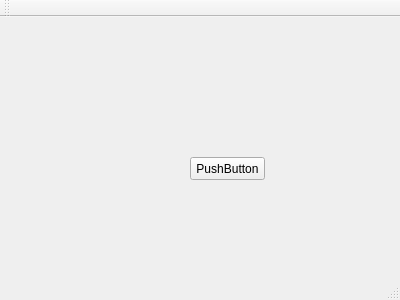
<?xml version="1.0" encoding="UTF-8"?>
<ui version="4.0">
 <class>MainWindow</class>
 <widget class="QMainWindow" name="MainWindow">
  <property name="geometry">
   <rect>
    <x>0</x>
    <y>0</y>
    <width>400</width>
    <height>300</height>
   </rect>
  </property>
  <property name="windowTitle">
   <string>MainWindow</string>
  </property>
  <widget class="QWidget" name="centralWidget">
   <widget class="QPushButton" name="pushButton">
    <property name="geometry">
     <rect>
      <x>190</x>
      <y>140</y>
      <width>75</width>
      <height>23</height>
     </rect>
    </property>
    <property name="text">
     <string>PushButton</string>
    </property>
   </widget>
  </widget>
  <widget class="QMenuBar" name="menuBar">
   <property name="geometry">
    <rect>
     <x>0</x>
     <y>0</y>
     <width>400</width>
     <height>23</height>
    </rect>
   </property>
  </widget>
  <widget class="QToolBar" name="mainToolBar">
   <attribute name="toolBarArea">
    <enum>TopToolBarArea</enum>
   </attribute>
   <attribute name="toolBarBreak">
    <bool>false</bool>
   </attribute>
  </widget>
  <widget class="QStatusBar" name="statusBar"/>
 </widget>
 <layoutdefault spacing="6" margin="11"/>
 <resources/>
 <connections/>
</ui>
